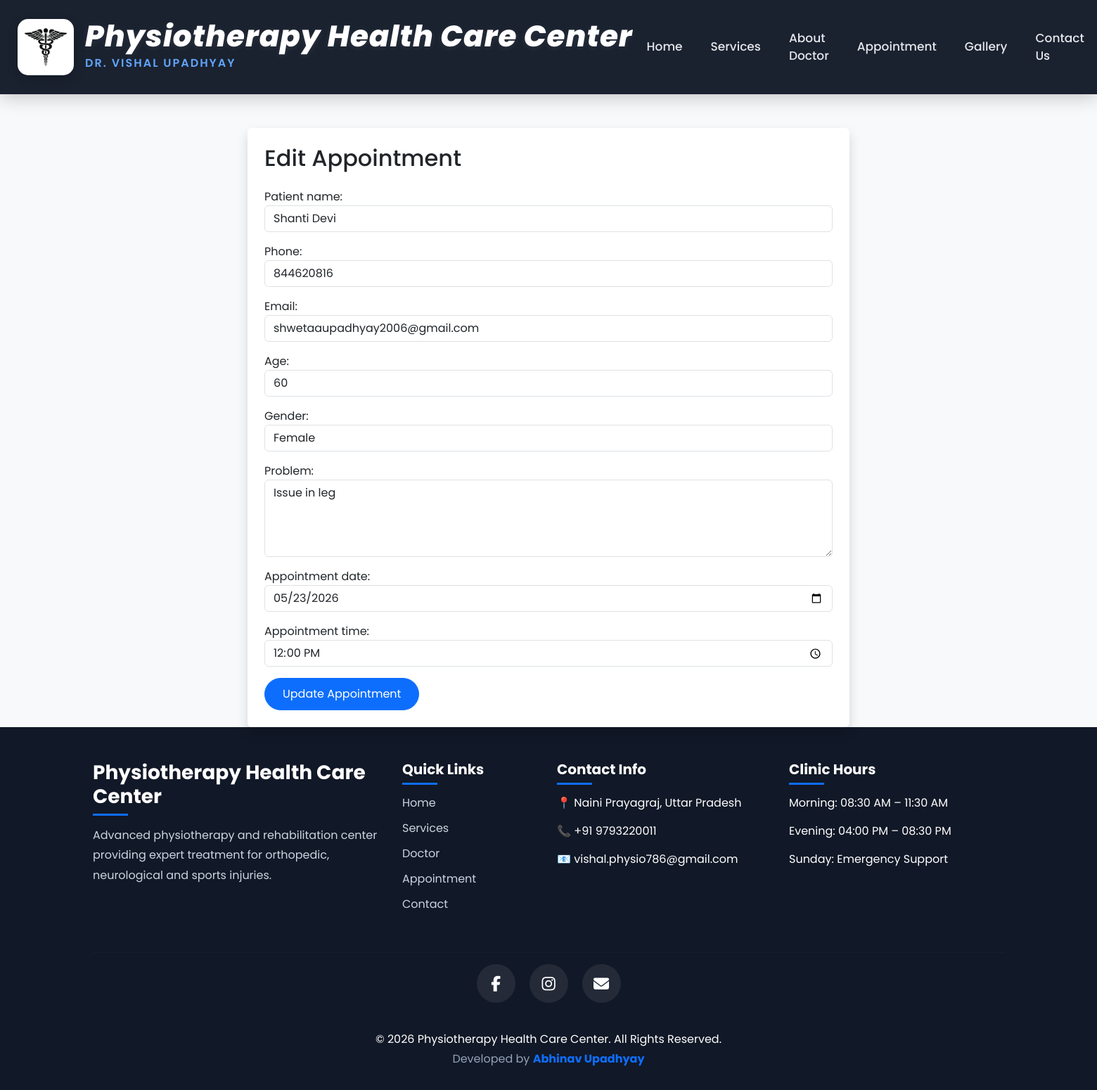
Page /appointments/edit/9/ on the committed database.
### appointments/models.py (models this page shows, shortened)
class Appointment(models.Model):
    patient_name = models.CharField(max_length=100)
    phone = models.CharField(max_length=15)
    email = models.EmailField()
    age = models.IntegerField()
    gender = models.CharField(max_length=10)
    problem = models.TextField()
    appointment_date = models.DateField()
    appointment_time = models.TimeField()
    status = models.CharField(
    max_length=20,
    default='Pending'
                   )
    created_at = models.DateTimeField(auto_now_add=True)
    reason = models.TextField(
    blank=True,
    null=True
)

### appointments/views.py (the view)
def edit_appointment(request, id):
    appointment = Appointment.objects.get(id=id)
    if request.method == 'POST':
        form = AppointmentForm(
            request.POST,
            instance=appointment
        )
        if form.is_valid():
            updated_appointment = form.save(
                commit=False
            )
            updated_appointment.status = 'Updated'
            updated_appointment.save()
            send_mail(
                'Appointment Updated',
                f'''
Hello {updated_appointment.patient_name},

Your appointment has been UPDATED by doctor.

Updated Appointment Details:

Date:
{updated_appointment.appointment_date}

Time:
{updated_appointment.appointment_time}

Please check updated schedule carefully.

Regards,
Physiotherapy Health Care Center
Dr. Vishal Upadhyay
''',
                None,
                [updated_appointment.email],
                fail_silently=False,
            )
            return redirect('/appointments/dashboard/')
    else:
        form = AppointmentForm(
            instance=appointment
        )
    return render(
        request,
        'edit_appointment.html',
        {
            'form': form
        }
    )

### templates/edit_appointment.html (shortened to what this page needs)
{% extends 'base.html' %}
{% block content %}
<div class="container mt-5">
    <div class="row justify-content-center">
        <div class="col-md-8">
            <div class="card shadow border-0 p-4">
                <h2 class="mb-4">
                    Edit Appointment
                </h2>
                <form method="POST">
                    {{ form.as_p }}
                    <button class="btn btn-primary">
                        Update Appointment
                    </button>
                </form>
            </div>
        </div>
    </div>
</div>
{% endblock %}

### static/css/style.css (style rules this page uses)
body { font-family: 'Poppins', sans-serif; background: #f8f9fa; }
.btn { border-radius: 30px; }
.btn { border-radius: 40px; padding: 10px 25px; }

### rows in the picture
Appointment: patient_name "Shanti Devi", phone "844620816", email "shwetaaupadhyay2006@gmail.com", age "60", gender "Female", problem "Issue in leg", appointment_date "05/23/2026", appointment_time "12:00:00"
